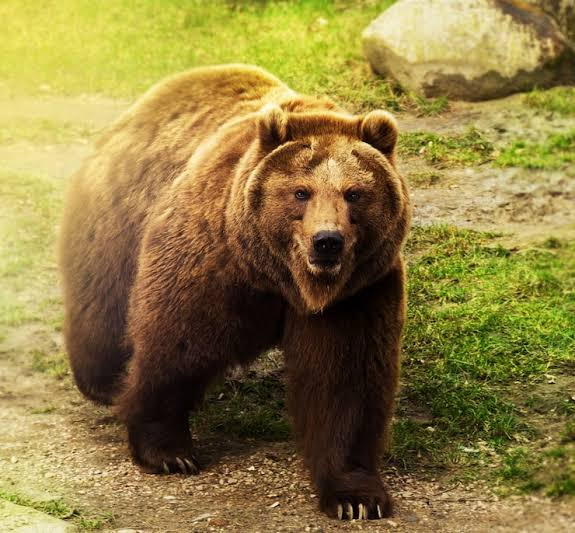
#> input picture codigo_estudiantes/emonroy/oso.jpg, 575 x 533 px, found by its file name
$ python opencv_mostrar_imagen.py
#> lines starting #> are read from the running program, lines starting #| are printed output that depends on the picture
import cv2

imagen = cv2.imread(r"C:\Users\cc2z03\Downloads\oso.jpg")
#> imagen is the input picture: shape (533, 575, 3); mean B, G, R 66.1, 124.7, 142.6

if imagen is None:
    raise FileNotFoundError("No se encontró oso.jpg")

print("Dimensiones:", imagen.shape)
#| Dimensiones: (533, 575, 3)

recorte = imagen[100:300, 0:185]
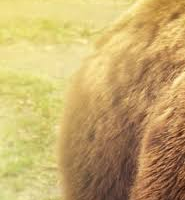
#> recorte: shape (200, 185, 3); mean B, G, R 108.2, 171.2, 198.8

alto, ancho, canales = imagen.shape
#> alto = 533; ancho = 575; canales = 3

reduccion = cv2.resize(imagen, None, fx=2, fy=2, interpolation=cv2.INTER_AREA)

rotacion = cv2.getRotationMatrix2D((ancho // 2, alto // 2), 45, 1.0)
rotacion = cv2.warpAffine(imagen, rotacion, (ancho, alto))
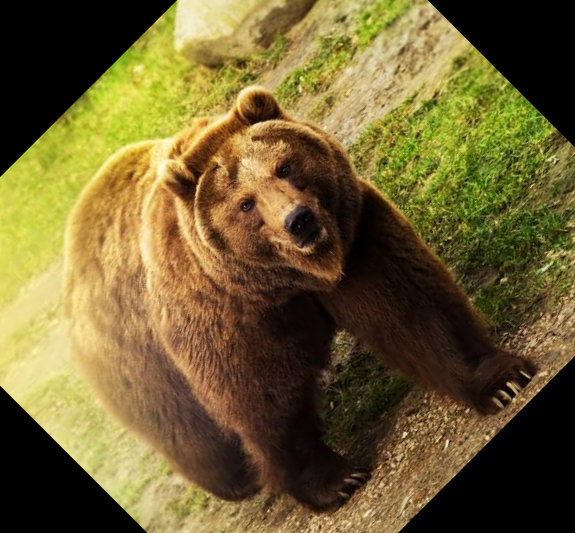
#> rotacion: shape (533, 575, 3); mean B, G, R 49.9, 95.7, 111.1

anotacion = reduccion.copy()

cv2.rectangle(anotacion, (90, 10), (300, 324), (0, 255, 0), 2)
cv2.circle(anotacion, (195, 167), 85, (255, 0, 0), 2)
cv2.putText(anotacion, "CABEZA", (90, 35), cv2.FONT_HERSHEY_SIMPLEX, 0.7, (0, 255, 0), 2)
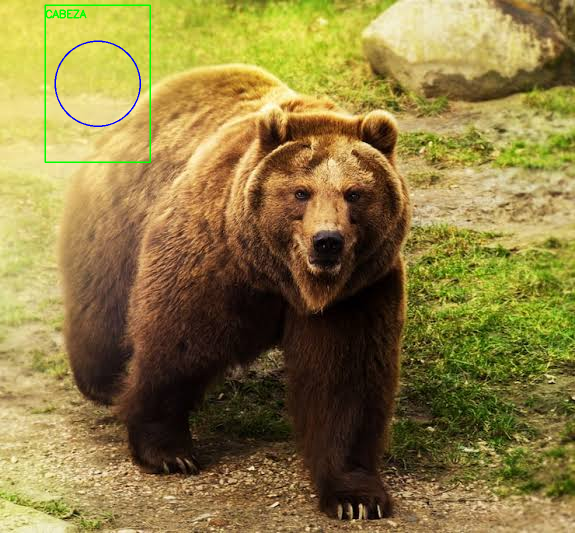
#> anotacion: shape (1066, 1150, 3) (shown at 1/2 size); mean B, G, R 66, 124.6, 141.6

gris = cv2.cvtColor(imagen, cv2.COLOR_BGR2GRAY)
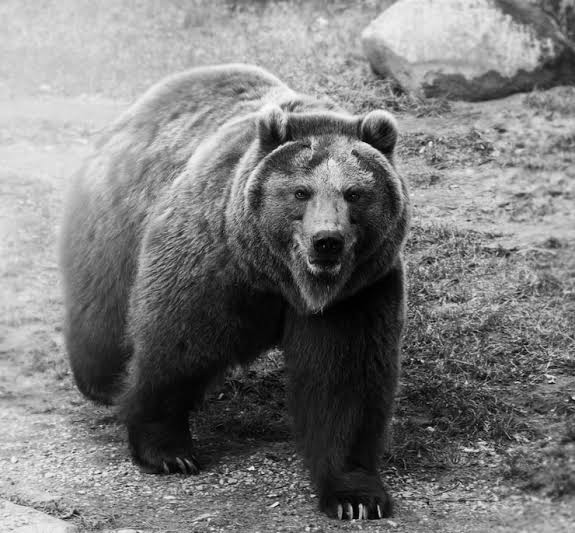
#> gris: shape (533, 575); min 0, max 252, mean 123.4

cv2.imwrite("oso_anotada.jpg", anotacion)

cv2.imshow("Imagen original", imagen)
cv2.imshow("Region recortada", recorte)
cv2.imshow("Imagen reducida", reduccion)
cv2.imshow("Imagen rotada", rotacion)
cv2.imshow("Imagen con anotacion", anotacion)
cv2.imshow("Imagen anotada en escala de grises", gris)

cv2.waitKey(0)
cv2.destroyAllWindows()

$ run again, with codigo_estudiantes/emonroy/manzanas.jpg copied over codigo_estudiantes/emonroy/oso.jpg
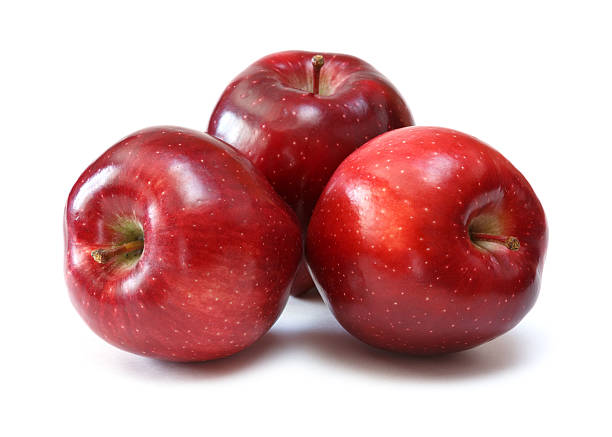
#> input picture codigo_estudiantes/emonroy/manzanas.jpg, 612 x 437 px, found by its file name
#> imagen is the input picture: shape (437, 612, 3); mean B, G, R 170.6, 169.7, 213.1
#| Dimensiones: (437, 612, 3)
#> `rotacion = cv2.warpAffine(imagen, rotacion, (ancho, alto))`:
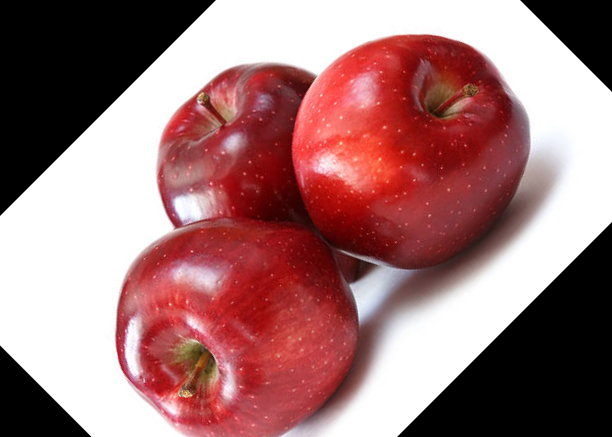
#> rotacion: shape (437, 612, 3); mean B, G, R 118.7, 117.8, 161
#> `gris = cv2.cvtColor(imagen, cv2.COLOR_BGR2GRAY)`:
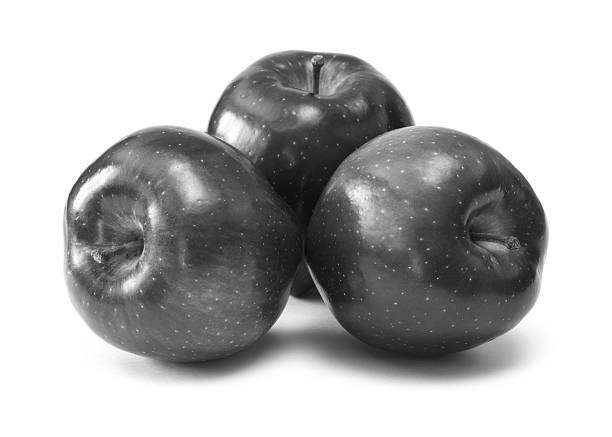
#> gris: shape (437, 612); min 8, max 255, mean 182.8
